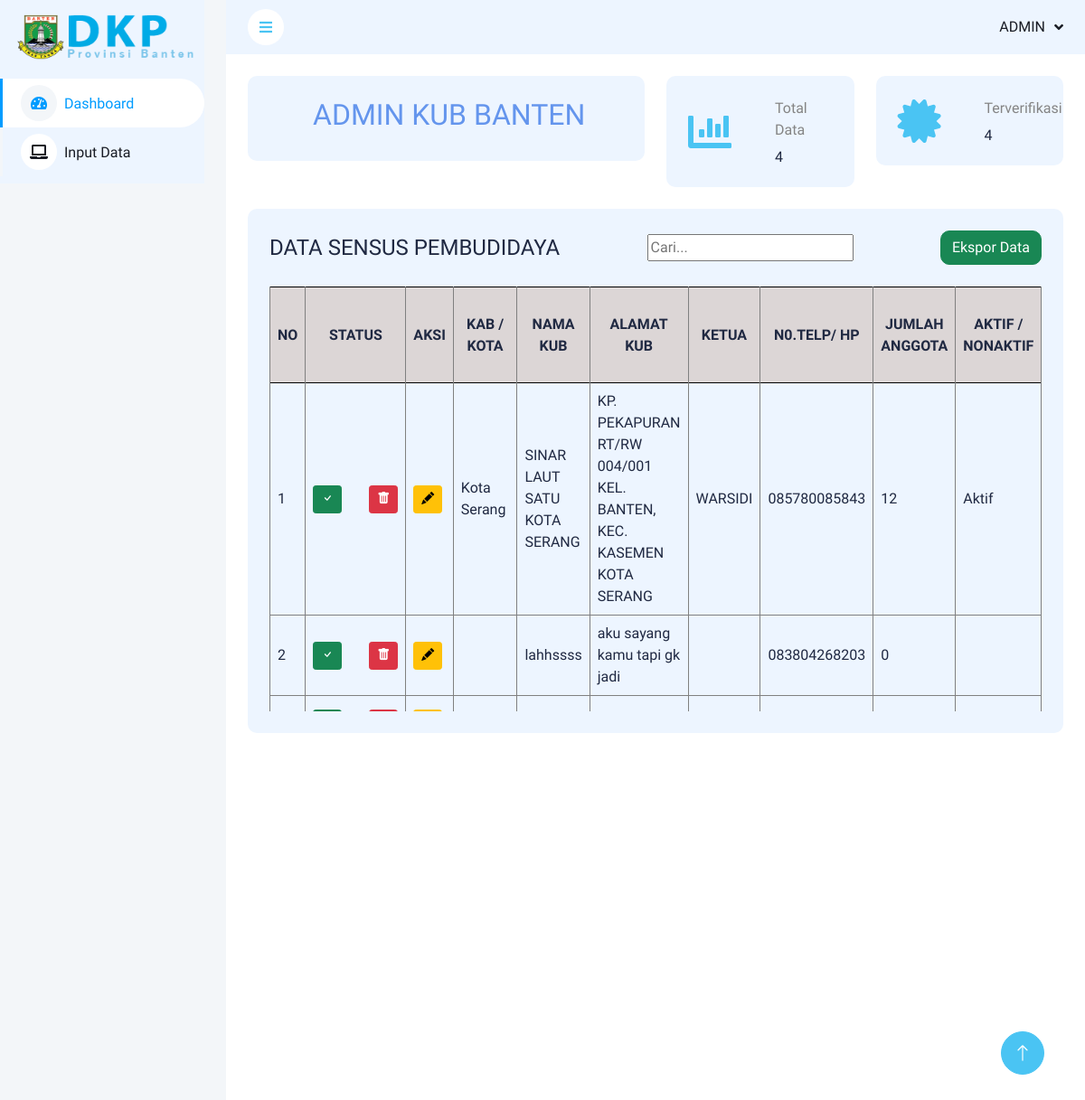
The app's page /dasadmin.php (signed in) with its own data.
### tables this page shows
CREATE TABLE `sensus` (
  `id` int(11) NOT NULL,
  `kab_kota` varchar(150) NOT NULL,
  `nama_kub` varchar(150) NOT NULL,
  `alamat_kub` varchar(250) NOT NULL,
  `ketua` varchar(150) NOT NULL,
  `notelp` text NOT NULL,
  `jumlah_anggota` int(150) NOT NULL,
  `aktifnon` varchar(150) NOT NULL,
  `kusuka` text NOT NULL,
  `npwp` text NOT NULL,
  `akte_notaris` text NOT NULL,
  `sertifikat_ahu` text NOT NULL,
  `nib_oss` text NOT NULL,
  `kelas_kub` varchar(150) NOT NULL,
  `b_kabkota` varchar(150) NOT NULL,
  `b_prvo` varchar(150) NOT NULL,
  `b_kkp` varchar(150) NOT NULL,
  `belum` varchar(150) NOT NULL,
  `verif` tinyint(2) NOT NULL DEFAULT 0 COMMENT '0=Not Verified, 1= Verified'
);

### koneksi.php (called while the page is built, shortened)
<?php
    $host = "localhost";
    $username = "root";
    $password = "";
    $database = "dkpkub_banten";
    $koneksi  = mysqli_connect($host, $username, $password, $database);
    function query($query)
    {
        global $koneksi;
        $result = mysqli_query($koneksi, $query);
        $rows = [];
        while ($row = mysqli_fetch_assoc($result)) {
            $rows[] = $row;
        }
        return $rows;
    }
?>

### dasadmin.php (the view, shortened to what this page needs)
<?php
require 'koneksi.php';
$sensus = query("SELECT * FROM sensus");
$query = "SELECT COUNT(*) as total FROM sensus";
$result = mysqli_query($koneksi, $query);
$row = mysqli_fetch_assoc($result);
$total = $row['total'];
$query2 = "SELECT COUNT(*) as totalverif FROM sensus WHERE verif = 1";
$result = mysqli_query($koneksi, $query2);
$row = mysqli_fetch_assoc($result);
$totalverif = $row['totalverif'];
?>
<!DOCTYPE html>
<html lang="en">
<head>
    <link href="https://cdnjs.cloudflare.com/ajax/libs/font-awesome/5.10.0/css/all.min.css" rel="stylesheet">
    <link href="https://cdn.jsdelivr.net/npm/bootstrap-icons@1.4.1/font/bootstrap-icons.css" rel="stylesheet">
    <link href="lib/owlcarousel/assets/owl.carousel.min.css" rel="stylesheet">
    <link href="lib/tempusdominus/css/tempusdominus-bootstrap-4.min.css" rel="stylesheet" />
    <link href="css/bootstrap.min.css" rel="stylesheet">
    <link href="css/style.css" rel="stylesheet">
</head>
<body>
    <div class="container-xxl position-relative bg-white d-flex p-0">
        <div class="sidebar pe-4 pb-3">
            <nav class="navbar bg-light navbar-light">
                <div class="navbar-nav w-100">
                    <a href="index.php" class="navbar-brand mx-3 mb-3">
                        <img src="img/logodkp.png" width="200" height="50" class="d-inline-block align-text-top align-items-center">
                    </a>
                    <a href="dasadmin.php" class="nav-link active"><i class="fa fa-tachometer-alt me-2"></i>Dashboard</a>
                    <a href="inputdatakub.php" class="nav-link"><i class="fa fa-laptop me-2"></i>Input Data</a>
                </div>
            </nav>
        </div>
        <div class="content">
            <nav class="navbar navbar-expand bg-light navbar-light sticky-top px-4 py-0" style="height:60px;">
                <a href="#" class="sidebar-toggler flex-shrink-0">
                    <i class="fa fa-bars"></i>
                </a>
                <div class="navbar-nav align-items-center ms-auto">
                    <div class="nav-item dropdown">
                    <div class="nav-item dropdown">
                        <a href="#" class="nav-link dropdown-toggle" data-bs-toggle="dropdown">
                            <span class="d-none d-lg-inline-flex">ADMIN</span>
                        </a>
                    </div>
                </div>
            </nav>
            <div class="container-fluid pt-4 px-4">
                <div class="row g-4">
                    <div class="col-sm-6 col-xl-6">
                        <div class="bg-light rounded d-flex align-items-center justify-content-between p-4">
                            <div class="ms-5">
                                <h2 style="color:cornflowerblue" >ADMIN KUB BANTEN </h2>
                            </div>
                        </div>
                    </div>
                    <div class="col-sm-6 col-xl-3">
                        <div class="bg-light rounded d-flex align-items-center justify-content-between p-4">
                        <i class="fa fa-chart-bar fa-3x text-primary"></i>
                            <div class="ms-5">
                                <p class="mb-2">Total Data</p>
                                <h6 class="mb-0">
                                <?php
                                echo $total;
                                ?>
                                </h6>
                            </div>
                        </div>
                    </div>
                    <div class="col-sm-6 col-xl-3">
                        <div class="bg-light rounded d-flex align-items-center justify-content-between p-4">
                        <i class="fa fa-certificate fa-3x text-primary"></i>
                            <div class="ms-5">
                                <p class="mb-2">Terverifikasi</p>
                                <h6 class="mb-0">
                                    <?=$totalverif?>
                                </h6>
                            </div>
                        </div>
                    </div>
                </div>
            </div>
            <div class="table-container">
            <div class="container-fluid pt-4 px-4" >
                <div class="bg-light text-center rounded p-4">
                    <div class="d-flex align-items-center justify-content-between mb-4">
                        <H4 class="mb-0" >DATA SENSUS PEMBUDIDAYA</H4>
                    <input type="text" id="myInput" placeholder="Cari...">
                    <a href="excel.php" class="btn btn-success"><i class="lni lni-download"></i> Ekspor Data</a>
                    </div>
                    <div class="table-responsive scroll">
                        <table class="table text-start align-middle table-bordered table-hover mb-0" id="example">
                                <tr class="text-dark table-border">
                                    <th style="border-color: grey;" rowspan="2">NO</td>
                                    <th style="border-color: grey;" rowspan="2">STATUS</td>
                                    <th style="border-color: grey;" rowspan="2">AKSI</td>
                                    <th style="border-color: grey;" rowspan="2">KAB / KOTA</td>
                                    <th style="border-color: grey;" rowspan="2">NAMA KUB</td>
                                    <th style="border-color: grey;" rowspan="2">ALAMAT KUB</td>
                                    <th style="border-color: grey;" rowspan="2">KETUA</td>
                                    <th style="border-color: grey;" rowspan="2">N0.TELP/ HP</td>
                                    <th style="border-color: grey;" rowspan="2">JUMLAH ANGGOTA</td>
                                    <th style="border-color: grey;" rowspan="2">AKTIF / NONAKTIF</td>
                                </tr>
                                <tr class="text-dark table-border">
                                </tr>
                                <?php
            $i = 1;
            foreach ($sensus as $row) :
                ?>
                <tbody id="myTable">
                                <tr style="border-color: grey;">
                                    <td class="text-dark" ><?php echo $i; ?></td>
                                    <td>
                                        <div class="d-flex" style="gap:30px; justify-content: between;">
                                            <?php if($row['verif'] == 0) : ?>
                                            <a class="btn btn-danger btn-sm" style="font-weight: 300px;" name="verif" href="?verifyid=<?=$row['id']?>" value="terima" onclick="return confirm('Apakah Yakin Verifikasi Data Sensus Ini?')"><i class="bi bi-x"></i></a>
                                            <?php else : ?>
                                                <a class="btn btn-success btn-sm" style="font-weight: 300px;" name="verif" href="?unverifyid=<?=$row['id']?>" value="terima" onclick="return confirm('Apakah Yakin Unverifikasi Data Sensus Ini?')"><i class="bi bi-check"></i></a>
                                            <?php endif ?>
                                            <a href="hapus2.php?id=<?= $row['id']; ?>" class="btn btn-danger btn-sm" style="font-weight: 300px; display:inline;" name="hapus" onclick="return confirm('Apakah Yakin Hapus Data Sensus Ini?')"><i class="bi bi-trash-fill"></i></a>
                                        </div>
                                    </td>
                                    <td><a  data-bs-toggle="modal" data-bs-target="#popup1<?= $row['id']; ?>" class="btn btn-warning btn-sm" style="font-weight: 300px;"><i class="bi bi-pencil-fill"></i></a><br></td>
                                    <td class="text-dark" ><?php echo $row["kab_kota"]; ?></td>
                                    <td class="text-dark" ><?php echo $row["nama_kub"]; ?></td>
                                    <td class="text-dark" ><?php echo $row["alamat_kub"]; ?></td>
                                    <td class="text-dark" ><?php echo $row["ketua"]; ?></td>
                                    <td class="text-dark" ><?php echo $row["notelp"]; ?></td>
                                    <td class="text-dark" ><?php echo $row["jumlah_anggota"]; ?></td>
                                    <td class="text-dark" ><?php echo $row["aktifnon"]; ?></td>
                                </tr>
                                </tbody>
                                <?php
                $i++;
                endforeach;
            ?>
                        </table>
                    </div>
                </div>
            </div>
        </div>
        <?php $i = 1; foreach ($sensus as $row) : ?>
        </div>
    </div>
    <?php
                endforeach;
            ?>
        <a href="#" class="btn btn-lg btn-primary btn-lg-square back-to-top"><i class="bi bi-arrow-up"></i></a>
</body>
</html>

### css/style.css (style rules this page uses)
:root { --primary: #009CFF; --light: #F3F6F9; --dark: #191C24; }
.back-to-top { position: fixed; display: none; right: 45px; bottom: 45px; z-index: 99; }
.btn { transition: .5s; }
.btn.btn-primary { color: #FFFFFF; }
.btn-lg-square { width: 48px; height: 48px; }
.btn-square, .btn-sm-square, .btn-lg-square { padding: 0; display: inline-flex; align-items: center; justify-content: center; font-weight: normal; border-radius: 50px; }
.sidebar { position: fixed; top: 0; left: 0; bottom: 0; width: 250px; height: 100vh; overflow-y: auto; background: var(--light); transition: 0.5s; z-index: 999; }
.content { margin-left: 250px; min-height: 100vh; background: #FFFFFF; transition: 0.5s; }
@media (min-width: 992px) { .sidebar { margin-left: 0; } }
@media (min-width: 992px) { .content { width: calc(100% - 250px); } }
.sidebar .navbar .navbar-nav .nav-link { padding: 7px 20px; color: var(--dark); font-weight: 500; border-left: 3px solid var(--light); border-radius: 0 30px 30px 0; outline: none; }
.sidebar .navbar .navbar-nav .nav-link:hover, .sidebar .navbar .navbar-nav .nav-link.active { color: var(--primary); background: #FFFFFF; border-color: var(--primary); }
.sidebar .navbar .navbar-nav .nav-link i { width: 40px; height: 40px; display: inline-flex; align-items: center; justify-content: center; background: #FFFFFF; border-radius: 40px; }
.sidebar .navbar .navbar-nav .nav-link:hover i, .sidebar .navbar .navbar-nav .nav-link.active i { background: var(--light); }
.content .navbar .navbar-nav .nav-link { margin-left: 25px; padding: 12px 0; color: var(--dark); outline: none; }
.content .navbar .sidebar-toggler, .content .navbar .navbar-nav .nav-link i { width: 40px; height: 40px; display: inline-flex; align-items: center; justify-content: center; background: #FFFFFF; border-radius: 40px; }
.content .navbar .dropdown-toggle::after { margin-left: 6px; vertical-align: middle; border: none; content: "\f107"; font-family: "Font Awesome 5 Free"; font-weight: 900; transition: .5s; }

### dasadmin.php (style rules this page uses)
.table-container { max-height: 600px; }
.table-border { text-align: center; border-color: black; background-color: #dcd6d6; }
.scroll { height: 470px; overflow: scroll; }

### records on screen
sensus: kab_kota "Kota Serang", nama_kub "SINAR LAUT SATU KOTA SERANG", alamat_kub "KP. PEKAPURAN RT/RW 004/001 KEL. BANTEN, KEC. KASEMEN KOTA SERANG", ketua "WARSIDI", notelp "085780085843", jumlah_anggota "12", aktifnon "Aktif"
sensus: nama_kub "lahhssss", alamat_kub "aku sayang kamu tapi gk jadi", notelp "083804268203", jumlah_anggota "0"

### other values on screen
$total "4"
$totalverif "4"
